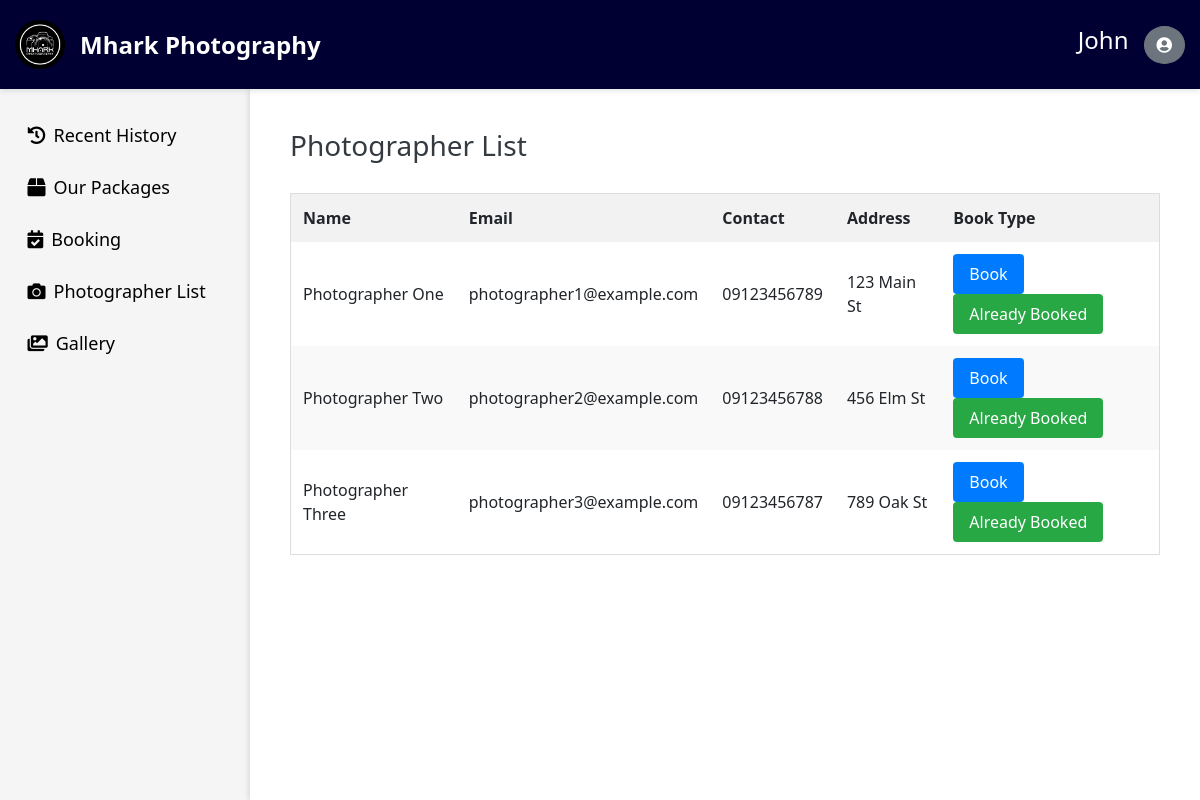
/client/photographer/index.php (signed in), run on the app's committed database.
### tables this page shows
CREATE TABLE `photographers` (
  `id` int(11) NOT NULL,
  `name` varchar(255) NOT NULL,
  `email` varchar(255) NOT NULL,
  `contact` varchar(255) NOT NULL,
  `address` varchar(255) NOT NULL
);

### client/photographer/index.php (the view, shortened to what this page needs)
<?php
require '../../connection.php';
function getPhotographers($pdo) {
    $sql = "SELECT name, email, contact, address FROM photographers";
    $stmt = $pdo->query($sql);
    return $stmt->fetchAll(PDO::FETCH_ASSOC);
}
$photographers = getPhotographers($pdo);
?>
<!DOCTYPE html>
<html lang="en">
<head>
    <link rel="stylesheet" href="photographer.css">
    <link rel="stylesheet" href="https://code.jquery.com/ui/1.12.1/themes/base/jquery-ui.css">
    <link rel="stylesheet" href="https://cdnjs.cloudflare.com/ajax/libs/jquery-ui-timepicker-addon/1.6.3/jquery-ui-timepicker-addon.min.css">
    <link rel="stylesheet" href="https://cdnjs.cloudflare.com/ajax/libs/font-awesome/5.15.3/css/all.min.css">
    <link href="https://cdn.jsdelivr.net/npm/bootstrap@5.0.2/dist/css/bootstrap.min.css" rel="stylesheet">
</head>
<body>
    <div class="header">
        <div class="sub-header">
            <img src="../image/logo.png" alt="Logo" class="logo">
            <p id="mark">Mhark Photography</p>
        </div>
        <div class="profile-dropdown">
            <h1 style="color:white; font-size: 24px; margin-right: 15px; ">
            <?php
            echo $_SESSION['firstname'].$_SESSION['lastname'];
            ?>
            </h1>
            <div class="dropdown">
  <button class="btn btn-secondary rounded-circle" type="button" id="dropdownMenuButton1" data-bs-toggle="dropdown" aria-expanded="false">
  <i class="fas fa-user-circle "></i>
  </button>
</div>
        </div>
    </div>
    <div class="dashboard">
        <div class="sidebar">
            <ul>
                <li><a href="../recent-history/"><i class="fas fa-history"></i> Recent History</a></li>
                <li><a href="../packages/"><i class="fas fa-box"></i> Our Packages</a></li>
                <li><a href="../booking/"><i class="fas fa-calendar-check"></i> Booking</a></li>
                <li><a href="./" class="active"><i class="fas fa-camera"></i> Photographer List</a></li>
                <li><a href="../gallery/"><i class="fas fa-images"></i> Gallery</a></li>
            </ul>
        </div>
        <div class="content">
            <h1>Photographer List</h1>
            <table>
                <thead>
                    <tr>
                        <th>Name</th>
                        <th>Email</th>
                        <th>Contact</th>
                        <th>Address</th>
                        <th>Book Type</th>
                    </tr>
                </thead>
                <tbody>
                    <?php foreach ($photographers as $photographer): ?>
                        <tr>
                            <td><?= htmlspecialchars($photographer['name']) ?></td>
                            <td><?= htmlspecialchars($photographer['email']) ?></td>
                            <td><?= htmlspecialchars($photographer['contact']) ?></td>
                            <td><?= htmlspecialchars($photographer['address']) ?></td>
                            <td>
                                <button class='btn-book'>Book</button>
                                <button class='btn-already-book'>Already Booked</button>
                            </td>
                        </tr>
                    <?php endforeach; ?>
                </tbody>
            </table>
        </div>
    </div>
</body>
</html>

### client/photographer/photographer.css (style rules this page uses)
body { font-family: Arial, sans-serif; background-color: #f4f4f9; margin: 0; display: flex; flex-direction: column; height: 100vh; }
.header { display: flex; align-items: center; justify-content: space-between; background-color: #000033; padding: 20px 15px; box-shadow: 0 2px 5px rgba(0, 0, 0, 0.1); position: relative; }
.sub-header { display: flex; align-items: center; }
.header img.logo { width: 50px; margin-right: 15px; }
.header p { color: white; font-size: 24px; font-weight: bolder; margin: 0; }
.profile-dropdown { display: flex; }
.dashboard { display: flex; width: 100%; flex: 1; }
.sidebar { width: 250px; background-color: whitesmoke; padding-top: 20px; height: 100%; box-shadow: 2px 0 5px rgba(0, 0, 0, 0.1); }
.sidebar ul { list-style-type: none; padding: 0; }
.sidebar ul li { display: flex; padding: 1%; margin-left: 15px; }
.sidebar ul li a { color: black; text-decoration: none; font-size: 18px; display: block; padding: 10px; transition: background-color 0.3s; display: flex; align-items: center; justify-content: center; }
.sidebar ul li a i { margin-right: 8px; }
.content { flex: 1; padding: 40px; background-color: #fff; box-shadow: -2px 0 5px rgba(0, 0, 0, 0.1); }
.content h1 { font-size: 28px; color: #343a40; margin-top: 0; }
table { width: 100%; border-collapse: collapse; margin-top: 30px; }
table, th, td { border: 1px solid #ddd; }
th, td { padding: 12px; text-align: left; }
th { background-color: #f2f2f2; }
tr:nth-child(even) { background-color: #f9f9f9; }
.btn-book, .btn-already-book { padding: 8px 16px; border: none; border-radius: 4px; cursor: pointer; }
.btn-book { background-color: #007bff; color: white; }
.btn-already-book { background-color: #28a745; color: white; }

### data on the page
photographers: name "Photographer One", email "photographer1@example.com", contact "09123456789", address "123 Main St"
photographers: name "Photographer Two", email "photographer2@example.com", contact "09123456788", address "456 Elm St"
photographers: name "Photographer Three", email "photographer3@example.com", contact "09123456787", address "789 Oak St"

### other printed values
$_SESSION['firstname'] "John"
